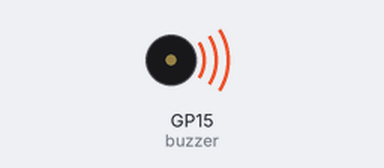
The program below on a simulated Raspberry Pi Pico running MicroPython. Parts: buzzer (waves = sounding).

Above: at 0.1 s.
Timing chart, 0 to 1.6 s (numbered marks = the images above):
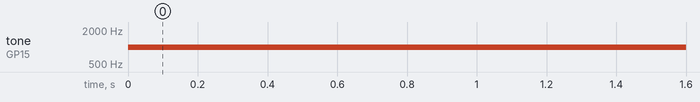

Measured:
- by itself, tone on GP15 (buzzer): silent → 1000 Hz at 0.00 s

The program:

buzzer_passivo.py
```python
from utime import sleep
from machine import Pin, PWM

buzzer = PWM(Pin(15))
#buzzer = Pin(15, Pin.OUT)
buzzer.freq(1000)


while True:
    buzzer.duty_u16(62000)
    #buzzer.on()
    sleep(0.5)

    buzzer.duty_u16(100)
    #buzzer.off()
    sleep(0.5)
```
